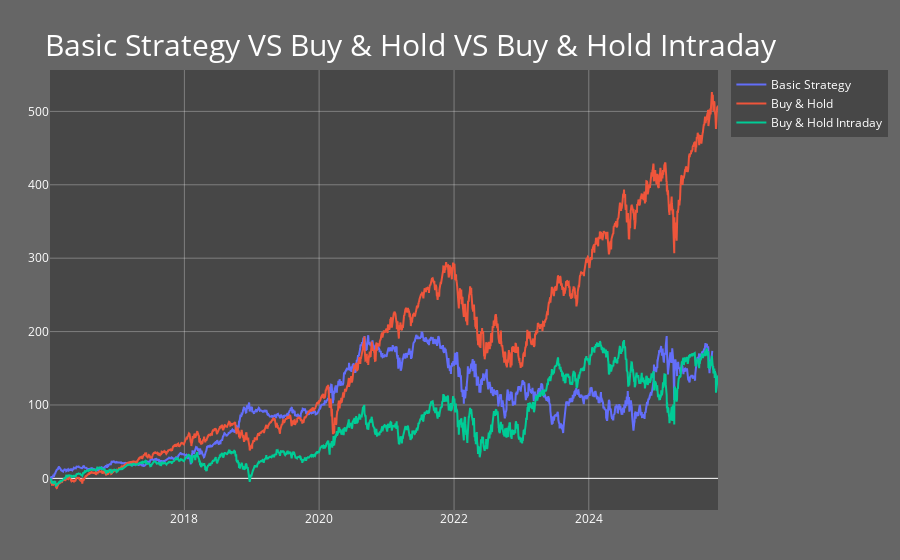

Source (notebook cell):
### Markdown cell above
### Basic Strategy VS Buy & Hold VS Buy & Hold Intraday

### Code cell
fig1 = go.Figure()
fig1.add_trace(go.Scatter(x = base_strategy_dates, y = base_strategy_account, mode = 'lines', name = 'Basic Strategy'))
fig1.add_trace(go.Scatter(x = buy_hold_account.index, y = buy_hold_account.values, mode = 'lines', name = 'Buy & Hold'))
fig1.add_trace(go.Scatter(x = buy_hold_intraday_account.index, y = buy_hold_intraday_account.values, mode = 'lines', name = 'Buy & Hold Intraday'))
fig1.update_layout(title = dict(text = "Basic Strategy VS Buy & Hold VS Buy & Hold Intraday", yanchor = "top", font= dict(size = 30)), 
                  margin=dict(l=50, r=50, t=70, b=50), 
                  plot_bgcolor = "rgba(64,64,64,0.8)",
                  paper_bgcolor = "rgba(64,64,64,0.8)",
                  font = dict(color = "white"),
                  yaxis=dict(showgrid = True, gridcolor = "rgba(255,255,255,0.3)", zerolinewidth = 1),
                  xaxis = dict(showgrid = True, gridcolor = "rgba(255,255,255,0.3)"))

### Figure 1 — Plotly figure (JSON) as saved in the notebook; plotly's stock layout.template omitted (floating-point values rounded to 4 significant figures; data arrays with more than 128 entries replaced by an {"elided": "..."} marker saying what was removed)
{"data": [{"mode": "lines", "name": "Basic Strategy", "type": "scatter", "x": {"elided": "2430 str values"}, "y": {"elided": "2430 float values"}}, {"mode": "lines", "name": "Buy & Hold", "type": "scatter", "x": {"elided": "2473 str values"}, "y": {"elided": "2473 float values"}}, {"mode": "lines", "name": "Buy & Hold Intraday", "type": "scatter", "x": {"elided": "2473 str values"}, "y": {"elided": "2473 float values"}}], "layout": {"font": {"color": "white"}, "margin": {"b": 50, "l": 50, "r": 50, "t": 70}, "paper_bgcolor": "rgba(64,64,64,0.8)", "plot_bgcolor": "rgba(64,64,64,0.8)", "title": {"font": {"size": 30}, "text": "Basic Strategy VS Buy & Hold VS Buy & Hold Intraday", "yanchor": "top"}, "xaxis": {"gridcolor": "rgba(255,255,255,0.3)", "showgrid": true}, "yaxis": {"gridcolor": "rgba(255,255,255,0.3)", "showgrid": true, "zerolinewidth": 1}}}
